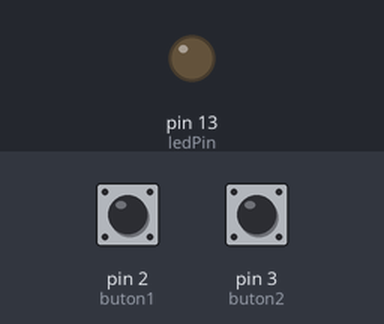
The sketch below on a simulated Arduino Uno, built with avr-gcc and run on an emulated ATmega328P. Shown: output pins drawn as LEDs (lit = HIGH). Dashed ring = blinking. Inputs (shaded band) come from the test bench; at power-on: pin 3 (buton2) HIGH, pin 2 (buton1) HIGH.

Above: at 1.2 s.
1.3 s: pin 3 (buton2) pulled LOW for 1 s
At 1.46 s:
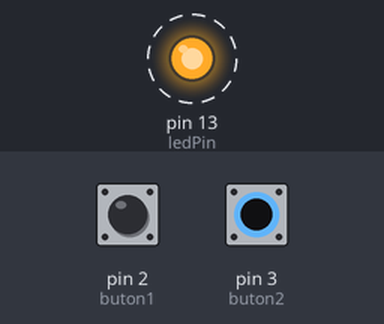
4.3 s: pin 3 (buton2) pulled LOW for 3.2 s
At 7.9 s:
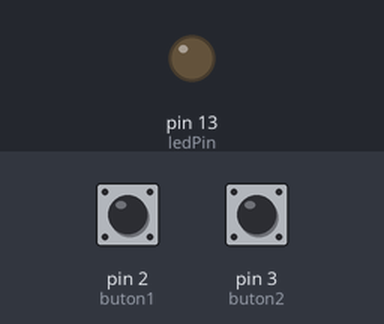
9.0 s: pin 2 (buton1) pulled LOW for 3.2 s
At 9.9 s:
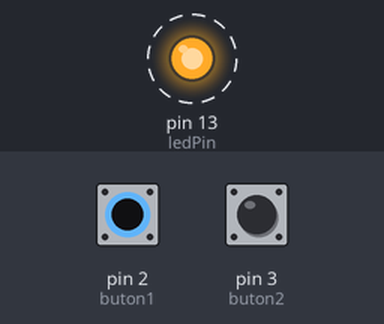
Timing chart, 0 to 13.7 s (numbered marks = the images above; inputs shaded):
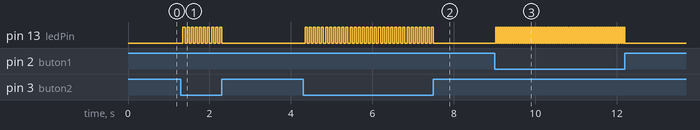

Measured:
- after the input at 1.3 s, pin 13 (ledPin): alternates HIGH for 0.05 s and LOW for 0.05 s, 20 changes in all, then stays LOW, starting after 0.05 s
- after the input at 4.3 s, pin 13 (ledPin): alternates HIGH for 0.05 s and LOW for 0.05 s, 64 changes in all, then stays LOW, starting after 0.05 s
- after the input at 9.0 s, pin 13 (ledPin): alternates HIGH for 0.02 s and LOW for 0.02 s, 128 changes in all, then stays LOW, starting at once

The sketch:

buton_frekans.ino
```cpp
// 2 buton, 1 led: frekans uretimi
//   1. buton basili -> led 20 Hz (periyot 50 ms: 25 ms yanik, 25 ms sonuk)
//   2. buton basili -> led 10 Hz (periyot 100 ms: 50 ms yanik, 50 ms sonuk)
//   iki buton ayni anda basili (veya hicbiri basili degil) -> sinyal yok, led sonuk
//
// INPUT_PULLUP kullanildigi icin: buton basili degilken HIGH, basiliyken LOW.
// delay() yerine millis() kullaniyoruz, boylece butonlar surekli okunur.

const int buton1 = 2;               // 20 Hz butonu
const int buton2 = 3;               // 10 Hz butonu
const int ledPin = 13;              // cikis (varsayim)

unsigned long sonDegisim = 0;       // ledin en son degistigi an
int ledDurumu = LOW;                // ledin su anki hali

void setup() {
  pinMode(buton1, INPUT_PULLUP);
  pinMode(buton2, INPUT_PULLUP);
  pinMode(ledPin, OUTPUT);
}

void loop() {
  bool b1 = (digitalRead(buton1) == LOW);   // 1. buton basili mi?
  bool b2 = (digitalRead(buton2) == LOW);   // 2. buton basili mi?

  unsigned long yarim;                      // yarim periyot (ms)
  if (b1 && !b2) {
    yarim = 25;                             // 20 Hz -> periyot 50 ms -> yarisi 25 ms
  } else if (b2 && !b1) {
    yarim = 50;                             // 10 Hz -> periyot 100 ms -> yarisi 50 ms
  } else {
    // ikisi birden basili ya da hicbiri basili degil: sinyal uretme
    ledDurumu = LOW;
    digitalWrite(ledPin, LOW);
    sonDegisim = millis();                  // bir sonraki basista sifirdan basla
    return;
  }

  if (millis() - sonDegisim >= yarim) {     // yarim periyot doldu mu?
    sonDegisim = millis();
    ledDurumu = !ledDurumu;                 // ledi tersine cevir
    digitalWrite(ledPin, ledDurumu);
  }
}
```
